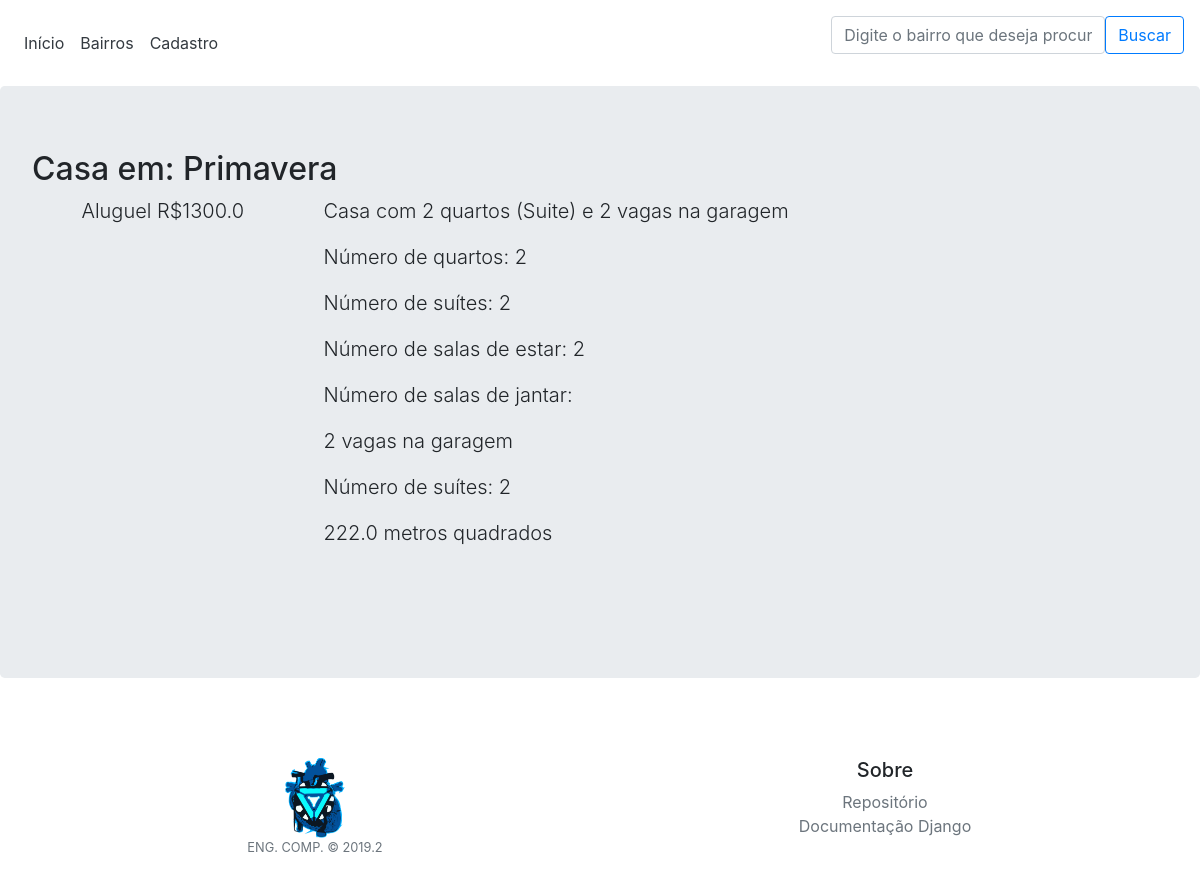
Screenshot of /casa/1 with the database file from the repository.
### imoveis/models.py (models this page shows, shortened)
class Casa(models.Model):
    endereco = models.OneToOneField(Endereco, on_delete=models.CASCADE, null=True)
    id = models.AutoField(primary_key=True)
    n_quartos = models.PositiveIntegerField()
    n_suites = models.PositiveIntegerField()
    n_sala_estar = models.PositiveIntegerField()
    n_vaga_garagem = models.PositiveIntegerField()
    area = models.FloatField()
    possui_armario = models.BooleanField()
    descricao = models.CharField(max_length=200)
    aluguel = models.FloatField()

class Endereco(models.Model):
    cep = models.PositiveIntegerField(primary_key=True, validators=[MaxValueValidator(99999999)])
    pais = models.CharField(max_length=60)
    estado = models.CharField(max_length=60)
    cidade = models.CharField(max_length=60)
    bairro = models.CharField(max_length=200)
    rua = models.CharField(max_length=60)
    numero = models.PositiveIntegerField(null=True)

### imoveis/views.py (the view)
# urls.py: path('casa/<int:casa_id>', views.casa_id, name='casa_id'),
def casa_id(request, casa_id):
    casa = get_object_or_404(Casa, pk=casa_id)
    casa.aluguel = "R$" + str(casa.aluguel)
    return render(request, 'imoveis/view_casa.html', {'casa': casa})

### templates/imoveis/view_casa.html
{% extends 'imoveis/base.html' %}
{% load static %}
{% block content %}
<body>
    {% if casa %}
        <h2>Casa em: {{ casa.endereco.bairro}}</h2>
            <div class="row justify-content-md-center" style="margin-bottom: 50px;">
              <div class="col-lg-3 col-sm-12">
                <p class="lead text-center text-body"> Aluguel {{ casa.aluguel}}</p>
              </div>
              <div class="col-lg-9 col-sm-12">
                <p class="lead">{{ casa.descricao }}</p>
                <p class="lead"> Número de quartos: {{ casa.n_quartos }} </p>
                <p class="lead"> Número de suítes: {{ casa.n_suites }} </p>
                <p class="lead"> Número de salas de estar: {{ casa.n_sala_estar }} </p>
                <p class="lead"> Número de salas de jantar: {{ casa.n_sala_jantar }} </p>
                <p class="lead"> {{ casa.n_vaga_garagem }}  vagas na garagem</p>
                <p class="lead"> Número de suítes: {{ casa.n_suites }} </p>
                <p class="lead"> {{ casa.area }} metros quadrados </p>
              </div>
            </div>
    {% endif %}
</body>
{% endblock %}

### rows the page displays
Casa: endereco.bairro "Primavera", aluguel "R$1300.0", descricao "Casa com 2 quartos (Suite) e 2 vagas na garagem", n_quartos "2", n_suites "2", n_sala_estar "2", n_vaga_garagem "2", area "222.0"
